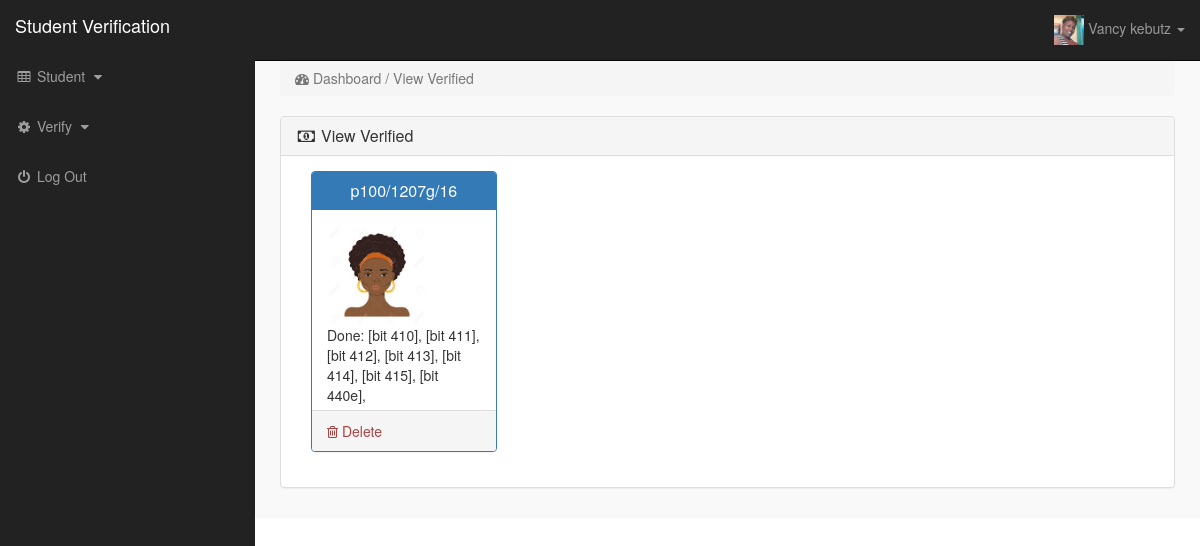
Page /index.php?view_verified (signed in) on the committed database.
### tables this page shows
CREATE TABLE `verified_helper` (
  `id` int(11) NOT NULL,
  `student_reg` text NOT NULL,
  `unit_count` int(10) NOT NULL
);

CREATE TABLE `verified` (
  `verified_id` int(11) NOT NULL,
  `student_reg` text NOT NULL,
  `student_img` text NOT NULL,
  `student_unit` text NOT NULL
);

### view_verified.php (the view)
<?php
if(!isset($_SESSION['email'])){
echo "<script>window.open('login.php','_self')</script>";
}
else {
?>
<div class="row">
<div class="col-lg-12">
<ol class="breadcrumb">
<li class="active">
<i class="fa fa-dashboard"></i> Dashboard / View Verified
</li>
</ol>
</div>
</div>
<div class="row">
<div class="col-lg-12">
<div class="panel panel-default">
<div class="panel-heading">
<h3 class="panel-title">
<i class="fa fa-money fa-fw"></i> View Verified
</h3>
</div>
<div class="panel-body" >
<?php
$select_verified="SELECT * FROM verified_helper";
$run_verified=mysqli_query($con,$select_verified);
while($row_verified=mysqli_fetch_array($run_verified)){;
	$v_id=$row_verified['id'];
	$student_reg=$row_verified['student_reg'];
$s_verified="SELECT * FROM verified where student_reg='$student_reg'";
$r_verified=mysqli_query($con,$s_verified);
$w_verified=mysqli_fetch_array($r_verified);
$student_reg=$w_verified['student_reg'];
$student_img=$w_verified['student_img'];
 ?>
<div class="col-lg-3 col-md-3" >
<div class="panel panel-primary" >
<div class="panel-heading" >
<h3 class="panel-title" align="center" >
<?php echo($student_reg) ?>
</h3>
</div>
<div class="panel-body" style="height: 200px!important">
<img style="height:100px;" src="admin_images/<?php echo($student_img); ?>" class="img-responsive">
Done:
<?php
$unit_verified="SELECT * FROM verified where student_reg='$student_reg'";
$urun_verified=mysqli_query($con,$unit_verified);
while($urow_verified=mysqli_fetch_array($urun_verified)){
	$unit_done=$urow_verified['student_unit'];
 ?>
[<?php echo($unit_done); ?>],
<?php } ?>
</div>
<div class="panel-footer" >
<center>
<a onclick="return confirm('Do you want to Delete?')" href="index.php?delete_verified=<?php echo($v_id) ?>" class="pull-left text-danger" >
<i class="fa fa-trash-o" ></i> Delete
</a>
<div class="clearfix" >
</div>
</center>
</div>
</div>
</div>
<?php } ?>
</div>
</div>
</div>
</div>
<?php } ?>

### index.php (shortened to what this page needs)
<?php
include("includes/db.php");
if(!isset($_SESSION['email'])){
echo "<script>window.open('login.php','_self')</script>";
}
else {
?>
<?php
$admin_session = $_SESSION['email'];
$get_admin = "SELECT * from admins  where email='$admin_session'";
$run_admin = mysqli_query($con,$get_admin);
$row_admin = mysqli_fetch_array($run_admin);
$name = $row_admin['name'];
$image = $row_admin['image'];
$status = $row_admin['status'];
?>
<!DOCTYPE html>
<html>
<head>
<link href="css/bootstrap.min.css" rel="stylesheet">
<link href="css/style.css" rel="stylesheet">
<link href="font-awesome/css/font-awesome.min.css" rel="stylesheet" >
</head>
<body>
<div id="wrapper">
<?php include("includes/sidebar.php");  ?>
<div id="page-wrapper">
<div class="container-fluid">
<?php
if(isset($_GET['view_verified'])){
include("view_verified.php");
}
?>
</div>
</div>
</div>
</body>
</html>
<?php } ?>

### includes/sidebar.php (shortened to what this page needs)
<?php
if(!isset($_SESSION['email'])){
echo "<script>window.open('login.php','_self')</script>";
}
else {
?>
<nav class="navbar navbar-inverse navbar-fixed-top" >
<div class="navbar-header" >
<a class="navbar-brand" href="#" >Student Verification</a>
</div>
<ul class="nav navbar-right top-nav" >
<li class="dropdown" >
<a href="#" class="dropdown-toggle" data-toggle="dropdown" >
<img src="admin_images/<?php echo $image; ?>" width="30" height="30">
<?php echo $name; ?> <b class="caret" ></b>
</a>
</li>
</ul>
<div class="collapse navbar-collapse navbar-ex1-collapse">
<ul class="nav navbar-nav side-nav">
<?php if ($status=='admin' or $status=='lecturer') {?>
<li>
<a href="#" data-toggle="collapse" data-target="#products">
<i class="fa fa-fw fa-table"></i> Student
<i class="fa fa-fw fa-caret-down"></i>
</a>
</li>
<?php } ?>
<?php if ($status=='admin' or $status=='lecturer') {?>
<li>
<a href="#" data-toggle="collapse" data-target="#slides">
<i class="fa fa-fw fa-gear"></i> Verify
<i class="fa fa-fw fa-caret-down"></i>
</a>
</li>
<?php } ?>
<li>
<a href="logout.php">
<i class="fa fa-fw fa-power-off"></i> Log Out
</a>
</li>
</ul>
</div>
</nav>
<?php } ?>

### css/style.css (style rules this page uses)
body { margin-top:100px; }
@media (min-width: 768px) { body { margin-top:50px; } }
#wrapper { padding-left:0; }
#page-wrapper { width:100%; padding:0; background-color:#F9F9F9; }
@media (min-width: 768px) { #wrapper { padding-left:255px; } }
@media (min-width: 768px) { #page-wrapper { padding:10px; } }
.top-nav { padding:0 15px; }
.top-nav>li { display:inline-block; float:left; }
.top-nav>li>a { padding-top:15px; padding-bottom:15px; line-height:20px; color:#999; }
@media (min-width: 768px) { .side-nav { position:fixed; top:51px; width:255px; border-radius:0; overflow-y:auto; background-color: #222; bottom:0; overflow-x:hidden; padding-bottom:40px; } }
@media (min-width: 768px) { .side-nav>li>a { width:255px; } }
.panel-body { border-radius:5px; }

### rows in the picture
verified_helper: verified.student_reg "p100/1207g/16", verified.student_img (placeholder picture)
verified: student_unit "bit 410"
verified: student_unit "bit 411"
verified: student_unit "bit 412"
verified: student_unit "bit 413"
verified: student_unit "bit 414"
verified: student_unit "bit 415"
verified: student_unit "bit 440e"

### other values in the picture
$name "Vancy kebutz"
